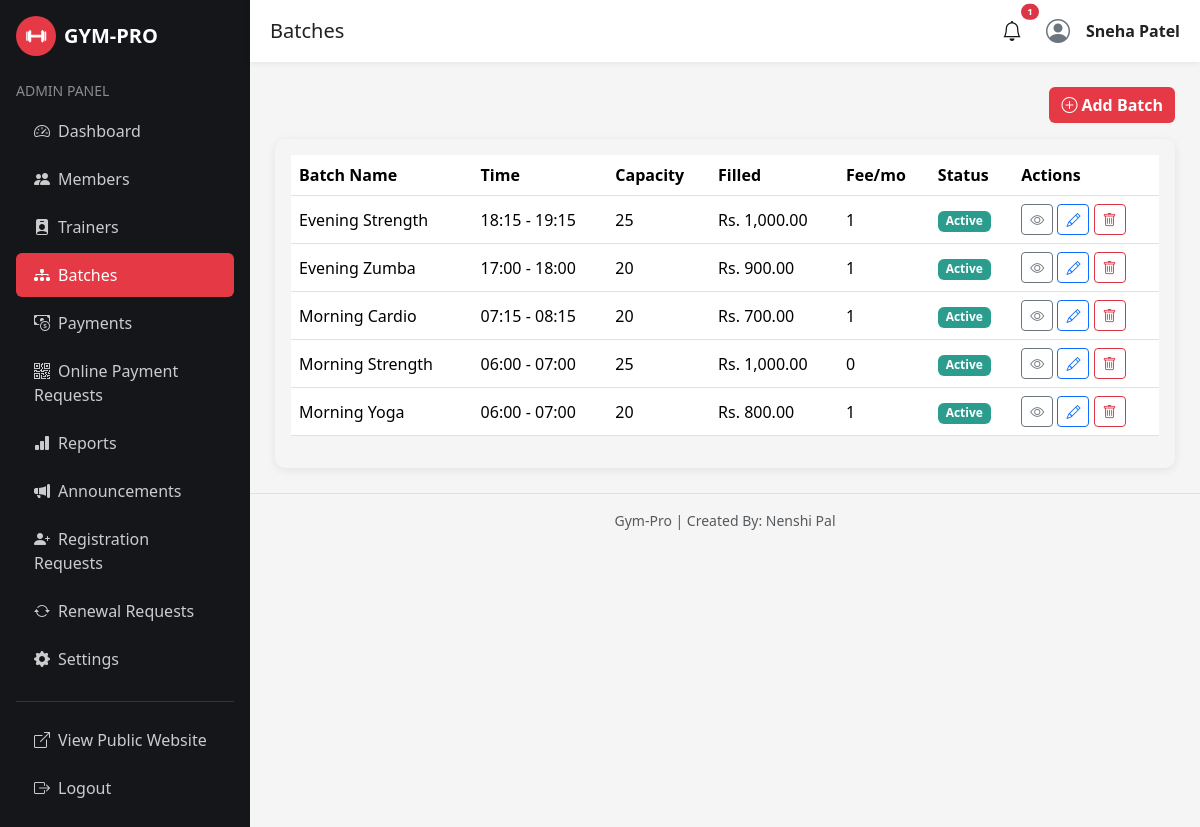
The app's page /admin/batch/batches.php (signed in) with its own data.
### tables this page shows
CREATE TABLE batches (
    batch_id INT AUTO_INCREMENT PRIMARY KEY,
    batch_name VARCHAR(100) NOT NULL,
    start_time TIME NOT NULL,
    end_time TIME NOT NULL,
    capacity INT NOT NULL DEFAULT 20,
    monthly_fee DECIMAL(10,2) NOT NULL DEFAULT 0,
    status ENUM('Active','Inactive') DEFAULT 'Active'
);

### admin/batch/batches.php (the view, shortened to what this page needs)
<?php
require_once "../../includes/config.php";
$batches = mysqli_query($conn, "
    SELECT b.*, COUNT(m.member_id) AS filled
    FROM batches b
    LEFT JOIN member_batches mb ON mb.batch_id = b.batch_id
    LEFT JOIN members m ON m.member_id = mb.member_id
    GROUP BY b.batch_id
    ORDER BY b.batch_id DESC
");
include "../includes/header.php";
include "../includes/sidebar.php";
include "../includes/topbar.php";
?>
<div class="d-flex justify-content-end mb-3">
    <a href="add-batch.php" class="btn btn-gym-primary"><i class="bi bi-plus-circle me-1"></i>Add Batch</a>
</div>
<div class="gym-card p-3">
    <div class="table-responsive">
        <table class="table table-hover align-middle">
            <thead><tr><th>Batch Name</th><th>Time</th><th>Capacity</th><th>Filled</th><th>Fee/mo</th><th>Status</th><th>Actions</th></tr></thead>
            <tbody>
                <?php while ($b = mysqli_fetch_assoc($batches)): ?>
                <tr>
                    <td><?php echo htmlspecialchars($b['batch_name']); ?></td>
                    <td><?php echo substr($b['start_time'],0,5) . " - " . substr($b['end_time'],0,5); ?></td>
                    <td><?php echo (int)$b['capacity']; ?></td>
                    <td>Rs. <?php echo number_format($b['monthly_fee'], 2); ?></td>
                    <td><?php echo (int)$b['filled']; ?></td>
                    <td><span class="badge <?php echo $b['status']=='Active'?'badge-active':'badge-inactive'; ?>"><?php echo htmlspecialchars($b['status']); ?></span></td>
                    <td class="text-nowrap">
                        <a href="view-batch.php?id=<?php echo $b['batch_id']; ?>" class="btn btn-sm btn-outline-secondary"><i class="bi bi-eye"></i></a>
                        <a href="edit-batch.php?id=<?php echo $b['batch_id']; ?>" class="btn btn-sm btn-outline-primary"><i class="bi bi-pencil"></i></a>
                        <a href="delete-batch.php?id=<?php echo $b['batch_id']; ?>" class="btn btn-sm btn-outline-danger" onclick="return confirm('Delete this batch?');"><i class="bi bi-trash"></i></a>
                    </td>
                </tr>
                <?php endwhile; ?>
            </tbody>
        </table>
    </div>
</div>
<?php include "../includes/footer.php"; ?>

### css/style.css (style rules this page uses)
:root { --gym-dark: #14161a; --gym-dark-2: #1e2128; --gym-red: #e63946; --gym-red-dark: #c1121f; --gym-light: #f5f5f5; --gym-gray: #6c757d; }
body { font-family: 'Segoe UI', Arial, sans-serif; background-color: var(--gym-light); color: #222; }
.btn-gym-primary { background: var(--gym-red); border: none; color: #fff; font-weight: 600; }
.gym-card { border: none; border-radius: 10px; box-shadow: 0 2px 10px rgba(0,0,0,0.08); transition: transform .2s ease; }

### css/animations.css (style rules this page uses)
body { animation: gp-page-fade 0.5s ease both; }
.gym-card, .stat-card, .auth-card, .batch-check, .gym-hero h1, .gym-hero p, .gym-hero .btn { opacity: 0; transform: translateY(24px); transition: opacity 0.6s ease, transform 0.6s ease; }
.gp-in-view { opacity: 1 !important; transform: translateY(0) !important; }
.gym-card { transition: transform 0.25s ease, box-shadow 0.25s ease, opacity 0.6s ease; }
.btn { transition: transform 0.15s ease, box-shadow 0.15s ease, background-color 0.15s ease; }
.table-hover tbody tr { transition: background-color 0.15s ease, transform 0.15s ease; }

### admin/css/admin.css (style rules this page uses)
.table thead { background: #14161a; color: #fff; }
.badge-active { background:#2a9d8f; }

### records on screen
batches: batch_name "Evening Strength", start_time "18:15", end_time "19:15", capacity "25", monthly_fee "1,000.00", filled "1", status "Active"
batches: batch_name "Evening Zumba", start_time "17:00", end_time "18:00", capacity "20", monthly_fee "900.00", filled "1", status "Active"
batches: batch_name "Morning Cardio", start_time "07:15", end_time "08:15", capacity "20", monthly_fee "700.00", filled "1", status "Active"
batches: batch_name "Morning Strength", start_time "06:00", end_time "07:00", capacity "25", monthly_fee "1,000.00", filled "0", status "Active"
batches: batch_name "Morning Yoga", start_time "06:00", end_time "07:00", capacity "20", monthly_fee "800.00", filled "1", status "Active"

### other values on screen
isset($page_title) ? $page_title : 'Admin' "Batches"
$notif_total "1"
isset($_SESSION['admin_name']) ? $_SESSION['admin_name'] : 'Admin' "Sneha Patel"
